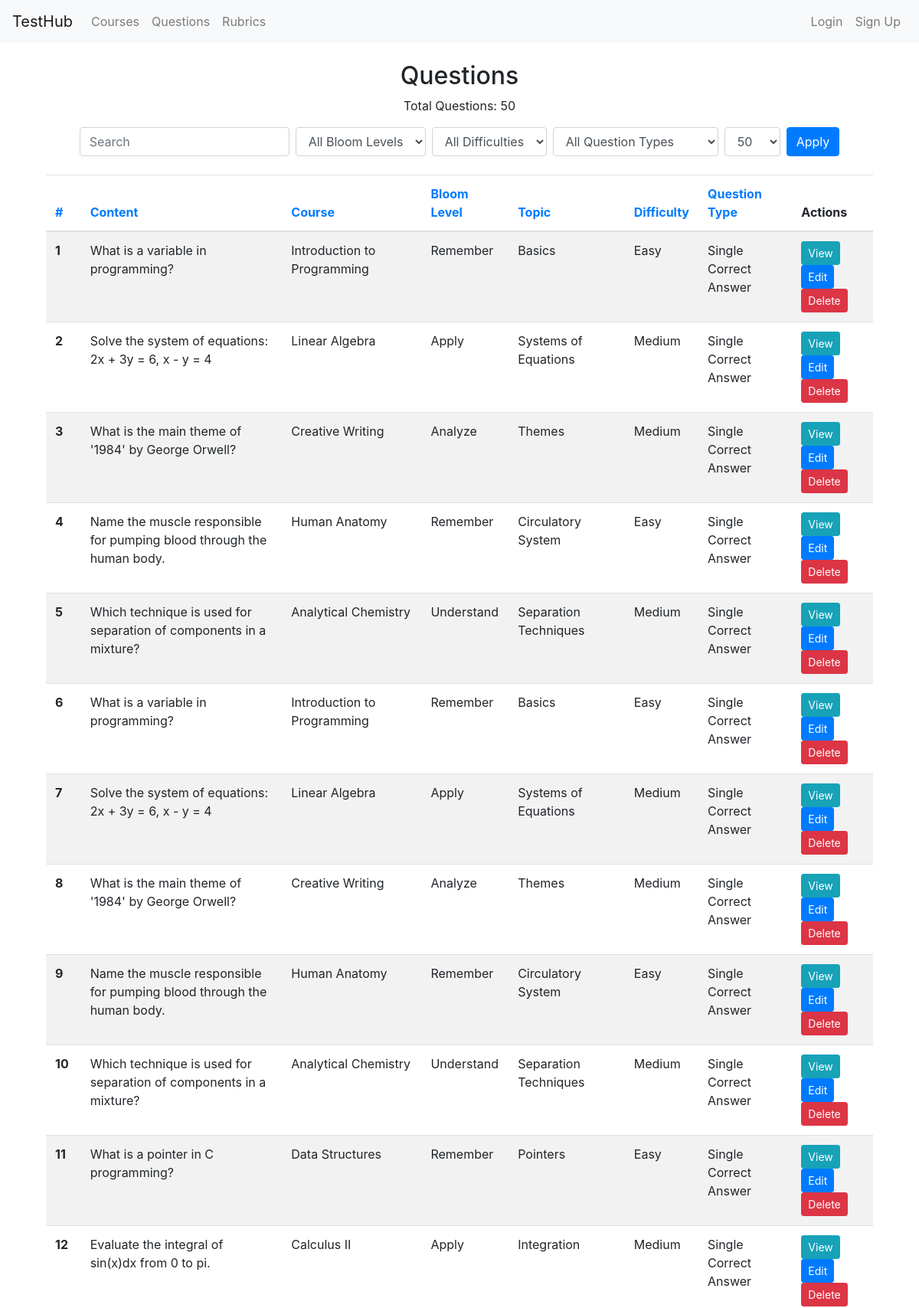
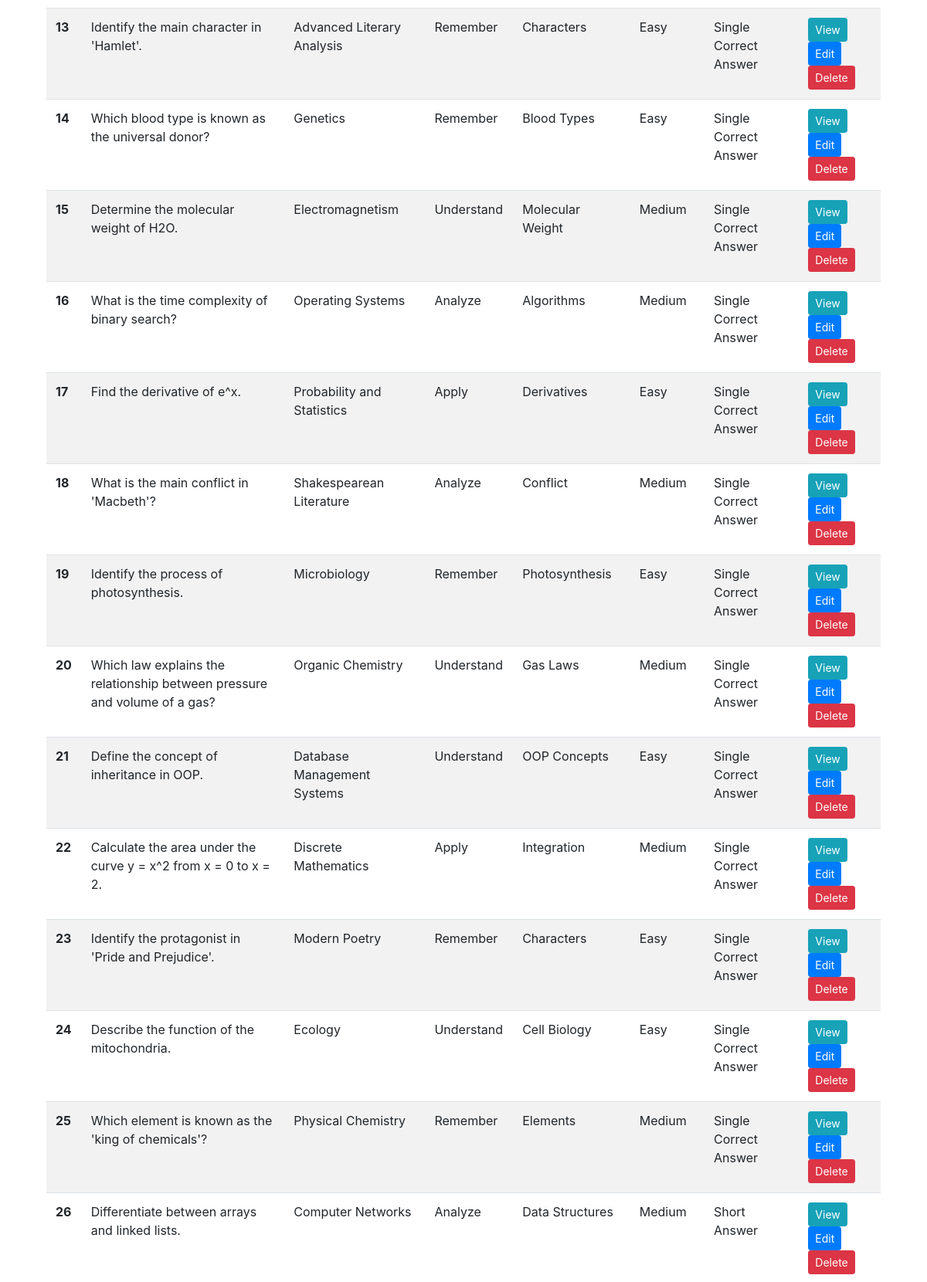
Screenshot of /questions/ (upper part) with the database file from the repository (2 pictures, top to bottom).
### models.py (models this page shows)
class Question(db.Model):
    id = db.Column(db.Integer, primary_key=True)
    content = db.Column(db.Text, nullable=False)
    course_id = db.Column(db.Integer, db.ForeignKey('course.id'), nullable=False)
    bloom_level = db.Column(db.String(50))
    topic = db.Column(db.String(100))
    difficulty = db.Column(db.String(50))
    question_type = db.Column(db.String(50))
    options = db.Column(db.Text)  # To store options for MCQs
    correct_answer = db.Column(db.Text)  # To store correct answer(s)
    pairs = db.Column(db.Text)  # To store pairs for matching questions
    essay_details = db.Column(db.Text)  # To store details for essay questions
    created_by = db.Column(db.String(100), nullable=False)
    created_at = db.Column(db.DateTime, nullable=False, default=datetime.utcnow)
    last_edited_by = db.Column(db.String(100), nullable=True)
    last_edited_at = db.Column(db.DateTime, nullable=True)
    course = db.relationship('Course', backref=db.backref('questions', lazy=True))

class Course(db.Model):
    id = db.Column(db.Integer, primary_key=True)
    name = db.Column(db.String(100), nullable=False)
    course_code = db.Column(db.String(20), nullable=False)
    school = db.Column(db.String(10), nullable=False)
    department = db.Column(db.String(100), nullable=False)
    outcomes = db.relationship('CourseOutcome', backref='course', lazy=True, cascade="all, delete-orphan")

### routes/questions.py (the view)
@question_bp.route('/', methods=['GET', 'POST'], endpoint='list_questions')
def list_questions():
    query = Question.query
    search_fields = ['content', 'bloom_level', 'topic', 'difficulty', 'question_type']
    filter_fields = ['bloom_level', 'difficulty', 'question_type']
    query = apply_filters(query, Question, search_fields, filter_fields)
    query = apply_sorting(query, Question)
    questions, total_questions, pagination = apply_pagination(query)
    bloom_levels = db.session.query(Question.bloom_level).distinct().all()
    difficulties = db.session.query(Question.difficulty).distinct().all()
    question_types = db.session.query(Question.question_type).distinct().all()
    per_page = int(request.args.get('per_page', 50))
    page = int(request.args.get('page', 1))
    return render_template('question_list.html', questions=questions, total_questions=total_questions, bloom_levels=bloom_levels, difficulties=difficulties, question_types=question_types, pagination=pagination, per_page=per_page, page=page)

### utils.py (called while the page is built)
def apply_filters(query, model, search_fields, filter_fields):
    search = request.args.get('search')
    if search:
        filters = [getattr(model, field).ilike(f'%{search}%') for field in search_fields]
        query = query.filter(or_(*filters))
    for field in filter_fields:
        value = request.args.get(field)
        if value:
            query = query.filter(getattr(model, field) == value)
    return query

def apply_sorting(query, model):
    sort_by = request.args.get('sort_by', 'id')
    sort_order = request.args.get('sort_order', 'asc')
    if sort_order == 'asc':
        query = query.order_by(getattr(model, sort_by).asc())
    else:
        query = query.order_by(getattr(model, sort_by).desc())
    return query

def apply_pagination(query):
    per_page = int(request.args.get('per_page', 50))
    page = int(request.args.get('page', 1))
    pagination = query.paginate(page=page, per_page=per_page, error_out=False)
    return pagination.items, pagination.total, pagination

### templates/question_list.html (shortened to what this page needs)
{% extends "base.html" %}
{% block content %}
<div class="container mt-4">
  <h2 class="text-center">Questions</h2>
  <p class="text-center">Total Questions: {{ total_questions }}</p>
  <form method="GET" action="{{ url_for('questions.list_questions') }}" class="form-inline justify-content-center mb-4">
    <input type="text" name="search" class="form-control mr-2" placeholder="Search">
    <select name="bloom_level" class="form-control mr-2">
      <option value="">All Bloom Levels</option>
    </select>
    <select name="difficulty" class="form-control mr-2">
      <option value="">All Difficulties</option>
    </select>
    <select name="question_type" class="form-control mr-2">
      <option value="">All Question Types</option>
    </select>
    <select name="per_page" class="form-control mr-2">
      <option value="50" {% if per_page == 50 %}selected{% endif %}>50</option>
    </select>
    <button type="submit" class="btn btn-primary">Apply</button>
  </form>
  <table class="table table-striped">
    <thead>
      <tr>
        <th scope="col"><a href="{{ url_for('questions.list_questions', sort_by='id', sort_order='asc') }}">#</a></th>
        <th scope="col"><a href="{{ url_for('questions.list_questions', sort_by='content', sort_order='asc') }}">Content</a></th>
        <th scope="col"><a href="{{ url_for('questions.list_questions', sort_by='course_id', sort_order='asc') }}">Course</a></th>
        <th scope="col"><a href="{{ url_for('questions.list_questions', sort_by='bloom_level', sort_order='asc') }}">Bloom Level</a></th>
        <th scope="col"><a href="{{ url_for('questions.list_questions', sort_by='topic', sort_order='asc') }}">Topic</a></th>
        <th scope="col"><a href="{{ url_for('questions.list_questions', sort_by='difficulty', sort_order='asc') }}">Difficulty</a></th>
        <th scope="col"><a href="{{ url_for('questions.list_questions', sort_by='question_type', sort_order='asc') }}">Question Type</a></th>
        <th scope="col">Actions</th>
      </tr>
    </thead>
    <tbody>
      {% for question in questions %}
      <tr>
        <th scope="row">{{ loop.index }}</th>
        <td>{{ question.content }}</td>
        <td>{{ question.course.name }}</td>
        <td>{{ question.bloom_level }}</td>
        <td>{{ question.topic }}</td>
        <td>{{ question.difficulty }}</td>
        <td>{{ question.question_type }}</td>
        <td>
          <a href="{{ url_for('questions.view_question', question_id=question.id) }}" class="btn btn-info btn-sm">View</a>
          <a href="{{ url_for('questions.edit_question', question_id=question.id) }}" class="btn btn-primary btn-sm">Edit</a>
          <form action="{{ url_for('questions.delete_question', question_id=question.id) }}" method="post" style="display:inline;">
            <button type="submit" class="btn btn-danger btn-sm">Delete</button>
          </form>
        </td>
      </tr>
      {% endfor %}
    </tbody>
  </table>
</div>
{% endblock %}

### rows the page displays
Question: content "What is a variable in programming?", course.name "Introduction to Programming", bloom_level "Remember", topic "Basics", difficulty "Easy", question_type "Single Correct Answer"
Question: content "Solve the system of equations: 2x + 3y = 6, x - y = 4", course.name "Linear Algebra", bloom_level "Apply", topic "Systems of Equations", difficulty "Medium", question_type "Single Correct Answer"
Question: content "What is the main theme of '1984' by George Orwell?", course.name "Creative Writing", bloom_level "Analyze", topic "Themes", difficulty "Medium", question_type "Single Correct Answer"
Question: content "Name the muscle responsible for pumping blood through the human body.", course.name "Human Anatomy", bloom_level "Remember", topic "Circulatory System", difficulty "Easy", question_type "Single Correct Answer"
Question: content "Which technique is used for separation of components in a mixture?", course.name "Analytical Chemistry", bloom_level "Understand", topic "Separation Techniques", difficulty "Medium", question_type "Single Correct Answer"
Question: content "What is a variable in programming?", course.name "Introduction to Programming", bloom_level "Remember", topic "Basics", difficulty "Easy", question_type "Single Correct Answer"
Question: content "Solve the system of equations: 2x + 3y = 6, x - y = 4", course.name "Linear Algebra", bloom_level "Apply", topic "Systems of Equations", difficulty "Medium", question_type "Single Correct Answer"
Question: content "What is the main theme of '1984' by George Orwell?", course.name "Creative Writing", bloom_level "Analyze", topic "Themes", difficulty "Medium", question_type "Single Correct Answer"
Question: content "Name the muscle responsible for pumping blood through the human body.", course.name "Human Anatomy", bloom_level "Remember", topic "Circulatory System", difficulty "Easy", question_type "Single Correct Answer"
Question: content "Which technique is used for separation of components in a mixture?", course.name "Analytical Chemistry", bloom_level "Understand", topic "Separation Techniques", difficulty "Medium", question_type "Single Correct Answer"
Question: content "What is a pointer in C programming?", course.name "Data Structures", bloom_level "Remember", topic "Pointers", difficulty "Easy", question_type "Single Correct Answer"
Question: content "Evaluate the integral of sin(x)dx from 0 to pi.", course.name "Calculus II", bloom_level "Apply", topic "Integration", difficulty "Medium", question_type "Single Correct Answer"
Question: content "Identify the main character in 'Hamlet'.", course.name "Advanced Literary Analysis", bloom_level "Remember", topic "Characters", difficulty "Easy", question_type "Single Correct Answer"
Question: content "Which blood type is known as the universal donor?", course.name "Genetics", bloom_level "Remember", topic "Blood Types", difficulty "Easy", question_type "Single Correct Answer"
Question: content "Determine the molecular weight of H2O.", course.name "Electromagnetism", bloom_level "Understand", topic "Molecular Weight", difficulty "Medium", question_type "Single Correct Answer"
Question: content "What is the time complexity of binary search?", course.name "Operating Systems", bloom_level "Analyze", topic "Algorithms", difficulty "Medium", question_type "Single Correct Answer"
Question: content "Find the derivative of e^x.", course.name "Probability and Statistics", bloom_level "Apply", topic "Derivatives", difficulty "Easy", question_type "Single Correct Answer"
Question: content "What is the main conflict in 'Macbeth'?", course.name "Shakespearean Literature", bloom_level "Analyze", topic "Conflict", difficulty "Medium", question_type "Single Correct Answer"
Question: content "Identify the process of photosynthesis.", course.name "Microbiology", bloom_level "Remember", topic "Photosynthesis", difficulty "Easy", question_type "Single Correct Answer"
Question: content "Which law explains the relationship between pressure and volume of a gas?", course.name "Organic Chemistry", bloom_level "Understand", topic "Gas Laws", difficulty "Medium", question_type "Single Correct Answer"
Question: content "Define the concept of inheritance in OOP.", course.name "Database Management Systems", bloom_level "Understand", topic "OOP Concepts", difficulty "Easy", question_type "Single Correct Answer"
Question: content "Calculate the area under the curve y = x^2 from x = 0 to x = 2.", course.name "Discrete Mathematics", bloom_level "Apply", topic "Integration", difficulty "Medium", question_type "Single Correct Answer"
Question: content "Identify the protagonist in 'Pride and Prejudice'.", course.name "Modern Poetry", bloom_level "Remember", topic "Characters", difficulty "Easy", question_type "Single Correct Answer"
Question: content "Describe the function of the mitochondria.", course.name "Ecology", bloom_level "Understand", topic "Cell Biology", difficulty "Easy", question_type "Single Correct Answer"
Question: content "Which element is known as the 'king of chemicals'?", course.name "Physical Chemistry", bloom_level "Remember", topic "Elements", difficulty "Medium", question_type "Single Correct Answer"
Question: content "Differentiate between arrays and linked lists.", course.name "Computer Networks", bloom_level "Analyze", topic "Data Structures", difficulty "Medium", question_type "Short Answer"

### other values shown
{{ total_questions }} "50"
